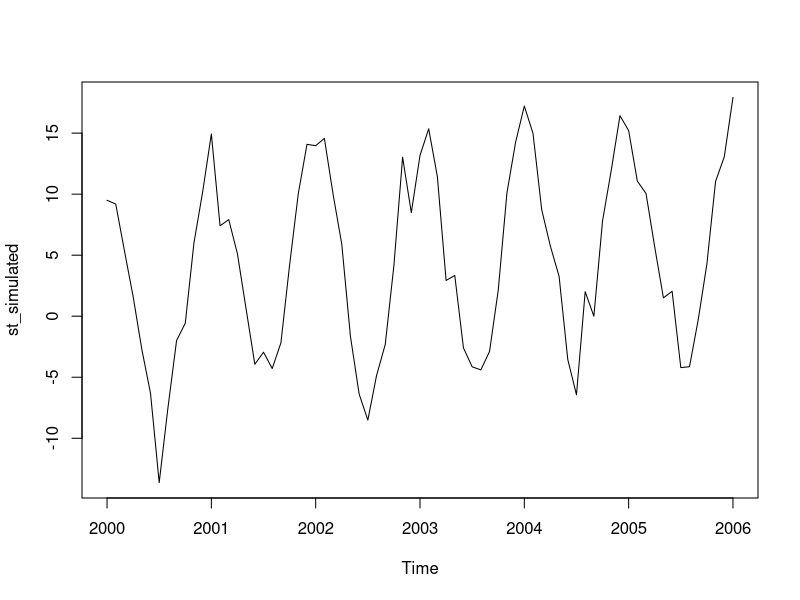
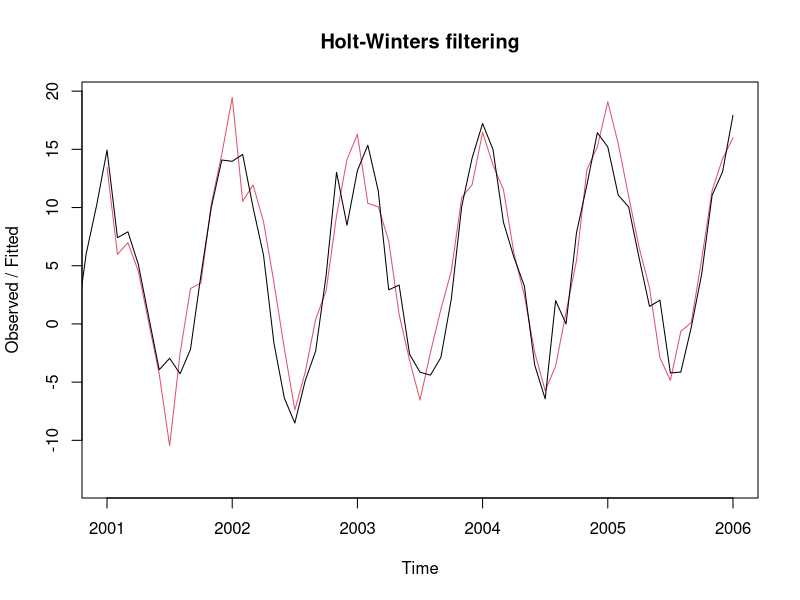

These charts were generated, in order, by the following R code:
rm(list = ls())
set.seed(99183992)
# First we simulate a time serie that will be used for proves
sequence_math <- 10 * (cos(seq(0,12 * pi, pi/6))) + sqrt(seq(0,12 * pi, pi/6))
sequence_sim <- sequence_math + rnorm(length(sequence_math), 0, 2)
st_simulated <- ts(sequence_sim, frequency = 12, start = c(2000, 1))
plot(st_simulated)

#Also the data from the exam of last year
ferrocarril <- c(
  139733896, 144482139, 123561582, 145152679,
  144482993, 146521012, 125713176, 149226028,
  145885551, 142603051, 121745633, 145120639,
  143638419, 144004197, 122310123, 148672623,
  141285387, 144252125, 124124600, 149670808,
  140193460, 144167136, 128486754, 149125431,
  140008498, 149341300, 130352920, 150039240,
  148622967, 151486750, 134747548, 158497166,
  150246047, 163228902, 140311097, 165269379,
  161457841, 160348073, 139321325, 165980376
)


MyHoltWinters <- function(x, alpha = TRUE, beta = TRUE, gamma = TRUE){
  if (!is.ts(x)){
    print("The input vector must be a time serie")
    return()
  }
  #We'll give inital values to alpha beta and gamma because it's difficult to
  #calculate their real value
  alpha = 0.5
  beta = 0.5
  gamma = 0.5
  
  #Attributes of the input
  fr = frequency(x)
  n = length(x)
  
  #The L0 has to be the last data we train, not the first
  L0 = x[fr + 1]
  #For the initial tendence we will use the first observation and the first in
  #the second periode, divided by the frequency
  T0 = (x[fr + 1] - x[1]) / fr
}

MyHoltWinters(st_simulated)
mod<-HoltWinters(st_simulated)
mod$coefficients
mod$alpha
mod$beta
mod$gamma
predict(mod, 5)
plot(mod)
